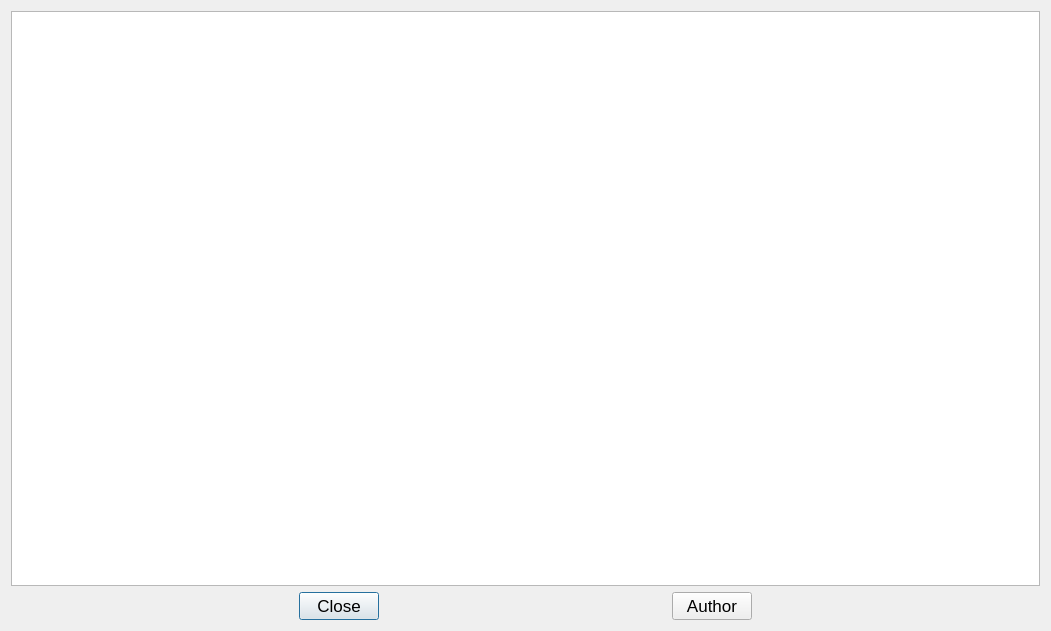
<?xml version="1.0" encoding="UTF-8"?>
<ui version="4.0">
 <class>HelpDialog</class>
 <widget class="QDialog" name="HelpDialog">
  <property name="geometry">
   <rect>
    <x>0</x>
    <y>0</y>
    <width>1051</width>
    <height>631</height>
   </rect>
  </property>
  <property name="windowTitle">
   <string>Dialog</string>
  </property>
  <layout class="QVBoxLayout" name="verticalLayout_2">
   <item>
    <layout class="QVBoxLayout" name="verticalLayout">
     <item>
      <widget class="QTextEdit" name="textEditHelp"/>
     </item>
     <item>
      <layout class="QHBoxLayout" name="horizontalLayout">
       <item>
        <spacer name="horizontalSpacerRight">
         <property name="orientation">
          <enum>Qt::Horizontal</enum>
         </property>
         <property name="sizeHint" stdset="0">
          <size>
           <width>40</width>
           <height>20</height>
          </size>
         </property>
        </spacer>
       </item>
       <item>
        <widget class="QPushButton" name="pushButtonClose">
         <property name="font">
          <font>
           <pointsize>13</pointsize>
          </font>
         </property>
         <property name="text">
          <string>Close</string>
         </property>
        </widget>
       </item>
       <item>
        <spacer name="horizontalSpacerHelp">
         <property name="orientation">
          <enum>Qt::Horizontal</enum>
         </property>
         <property name="sizeHint" stdset="0">
          <size>
           <width>40</width>
           <height>20</height>
          </size>
         </property>
        </spacer>
       </item>
       <item>
        <widget class="QPushButton" name="pushButtonHelpAuthor">
         <property name="font">
          <font>
           <pointsize>13</pointsize>
          </font>
         </property>
         <property name="text">
          <string>Author</string>
         </property>
        </widget>
       </item>
       <item>
        <spacer name="horizontalSpacer">
         <property name="orientation">
          <enum>Qt::Horizontal</enum>
         </property>
         <property name="sizeHint" stdset="0">
          <size>
           <width>40</width>
           <height>20</height>
          </size>
         </property>
        </spacer>
       </item>
      </layout>
     </item>
    </layout>
   </item>
  </layout>
 </widget>
 <resources/>
 <connections/>
</ui>
